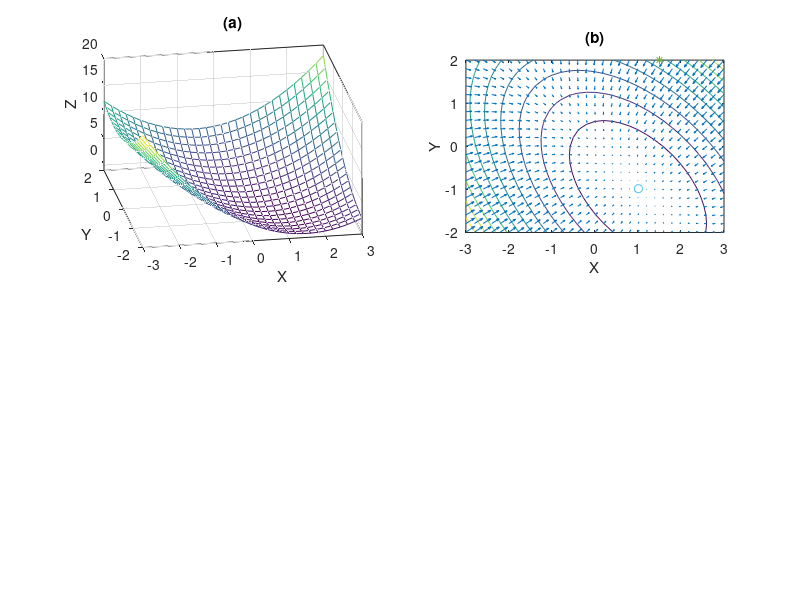

Here is the MATLAB script that generated this plot: (Note: this script raises an error after producing the figure.)
% Illustration of gradient descent for quadratic landscape.
% J.-S. Roger Jang, April 1996

a=1;b=1;c=1;d=-1;e=1;
%a=1;b=0;c=2;d=0;e=0;
xx=-3:.2:3;
yy=-2:.2:2;
[x,y]=meshgrid(xx,yy);
z=a*x.^2+b*x.*y+c*y.^2+d*x+e*y;
dz_dx = 2*a*x+b*y+d;
dz_dy = b*x+2*c*y+e;

subplot(221);
mesh(x, y, z);
view([-10, 35]); set(gca, 'box', 'on');
axis([-inf inf -inf inf -inf inf]);
xlabel('X'); ylabel('Y'); zlabel('Z');
title('(a)');

subplot(222);
contour(x, y, z, 10);
axis image;
hold on;
quiver(x, y, -dz_dx, -dz_dy); 
xlabel('X'); ylabel('Y'); title('(b)');

x0 = 1.5; y0 = 2;
gd_count = 201;
position = zeros(gd_count, 2);
position(1,1) = x0; position(1,2) = y0;
kappa = 0.02;
for i = 2:gd_count,
	dx = 2*a*position(i-1,1)+b*position(i-1,2)+d;
	dy = b*position(i-1,1)+2*c*position(i-1,2)+e;
	grad = [dx dy];
	position(i,:)=position(i-1,:)-kappa*grad/norm(grad);
end
plot(x0, y0, '*');
plot(position(gd_count,1), position(gd_count, 2), 'o');
new_pos = position(1:10:gd_count, :);
arrow(new_pos(:, 1), new_pos(:, 2), 0.6);
x_opt = position(gd_count,1); y_opt = position(gd_count,2);

x0 = -3; y0 = 1;
gd_count = 301;
position = zeros(gd_count, 2);
position(1,1) = x0; position(1,2) = y0;
kappa = 0.02;
for i = 2:gd_count,
	dx = 2*a*position(i-1,1)+b*position(i-1,2)+d;
	dy = b*position(i-1,1)+2*c*position(i-1,2)+e;
	grad = [dx dy];
	position(i,:)=position(i-1,:)-kappa*grad/norm(grad);
end
plot(x0, y0, '*');
plot(position(gd_count,1), position(gd_count, 2), 'o');
new_pos = position(1:10:gd_count, :);
arrow(new_pos(:, 1), new_pos(:, 2), 0.6);
hold off;

figure;
gd_count = 10;
position = zeros(gd_count, 2);

subplot(331);
contour(x, y, z, 10);
hold on;
x0 = 1.5; y0 = 2;
eta = 0.1;
position(1,1) = x0; position(1,2) = y0;
for i = 2:gd_count,
	dx = 2*a*position(i-1,1)+b*position(i-1,2)+d;
	dy = b*position(i-1,1)+2*c*position(i-1,2)+e;
	grad = [dx dy];
	position(i,:)=position(i-1,:)-eta*grad;
end
plot(x0, y0, '*');
arrow(position(:,1), position(:,2));
plot(x_opt, y_opt, 'o');
title('eta = 0.1');
hold off;
axis image;

subplot(332);
contour(x, y, z, 10);
hold on;
x0 = 1.5; y0 = 2;
eta = 0.2;
position(1,1) = x0; position(1,2) = y0;
for i = 2:gd_count,
	dx = 2*a*position(i-1,1)+b*position(i-1,2)+d;
	dy = b*position(i-1,1)+2*c*position(i-1,2)+e;
	grad = [dx dy];
	position(i,:)=position(i-1,:)-eta*grad;
end
plot(x0, y0, '*');
arrow(position(:,1), position(:,2));
plot(x_opt, y_opt, 'o');
title('eta = 0.2');
hold off;
axis image;

subplot(333);
contour(x, y, z, 10);
hold on;
x0 = 1.5; y0 = 2;
eta = 0.3;
position(1,1) = x0; position(1,2) = y0;
for i = 2:gd_count,
	dx = 2*a*position(i-1,1)+b*position(i-1,2)+d;
	dy = b*position(i-1,1)+2*c*position(i-1,2)+e;
	grad = [dx dy];
	position(i,:)=position(i-1,:)-eta*grad;
end
plot(x0, y0, '*');
arrow(position(:,1), position(:,2));
plot(x_opt, y_opt, 'o');
title('eta = 0.3');
hold off;
axis image;

subplot(334);
contour(x, y, z, 10);
hold on;
%x0 = -3; y0 = 1;
x0 = 1.5; y0 = 2;
eta = 0.5;
position(1,1) = x0; position(1,2) = y0;
for i = 2:gd_count,
	dx = 2*a*position(i-1,1)+b*position(i-1,2)+d;
	dy = b*position(i-1,1)+2*c*position(i-1,2)+e;
	grad = [dx dy];
	position(i,:)=position(i-1,:)-eta*grad;
end
plot(x0, y0, '*');
arrow(position(:,1), position(:,2));
plot(x_opt, y_opt, 'o');
title('eta = 0.5');
hold off;
axis image;

subplot(335);
contour(x, y, z, 10);
hold on;
x0 = 1.5; y0 = 2;
eta = 0.6;
position(1,1) = x0; position(1,2) = y0;
for i = 2:gd_count,
	dx = 2*a*position(i-1,1)+b*position(i-1,2)+d;
	dy = b*position(i-1,1)+2*c*position(i-1,2)+e;
	grad = [dx dy];
	position(i,:)=position(i-1,:)-eta*grad;
end
plot(x0, y0, '*');
arrow(position(:,1), position(:,2));
plot(x_opt, y_opt, 'o');
title('eta = 0.6');
hold off;
axis image;

subplot(336);
contour(x, y, z, 10);
hold on;
x0 = 1.5; y0 = 2;
eta = 0.7;
position(1,1) = x0; position(1,2) = y0;
for i = 2:gd_count,
	dx = 2*a*position(i-1,1)+b*position(i-1,2)+d;
	dy = b*position(i-1,1)+2*c*position(i-1,2)+e;
	grad = [dx dy];
	position(i,:)=position(i-1,:)-eta*grad;
end
plot(x0, y0, '*');
arrow(position(:,1), position(:,2));
plot(x_opt, y_opt, 'o');
title('eta = 0.7');
hold off;
axis image;
